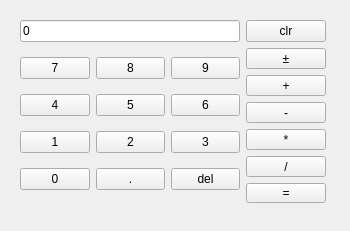
<?xml version="1.0" encoding="UTF-8"?>
<ui version="4.0">
 <class>Widget</class>
 <widget class="QWidget" name="Widget">
  <property name="geometry">
   <rect>
    <x>0</x>
    <y>0</y>
    <width>350</width>
    <height>231</height>
   </rect>
  </property>
  <property name="windowTitle">
   <string>calculator</string>
  </property>
  <widget class="QWidget" name="layoutWidget">
   <property name="geometry">
    <rect>
     <x>9</x>
     <y>9</y>
     <width>328</width>
     <height>205</height>
    </rect>
   </property>
   <layout class="QVBoxLayout" name="verticalLayout_3">
    <item>
     <layout class="QHBoxLayout" name="horizontalLayout_5">
      <item>
       <widget class="QLineEdit" name="lineEdit">
        <property name="layoutDirection">
         <enum>Qt::LeftToRight</enum>
        </property>
        <property name="text">
         <string>0</string>
        </property>
        <property name="maxLength">
         <number>32767</number>
        </property>
       </widget>
      </item>
      <item>
       <widget class="QPushButton" name="clr">
        <property name="text">
         <string>clr</string>
        </property>
       </widget>
      </item>
     </layout>
    </item>
    <item>
     <layout class="QHBoxLayout" name="horizontalLayout_6">
      <item>
       <layout class="QVBoxLayout" name="verticalLayout">
        <item>
         <layout class="QHBoxLayout" name="horizontalLayout_3">
          <item>
           <widget class="QPushButton" name="num7">
            <property name="text">
             <string>7</string>
            </property>
           </widget>
          </item>
          <item>
           <widget class="QPushButton" name="num8">
            <property name="text">
             <string>8</string>
            </property>
           </widget>
          </item>
          <item>
           <widget class="QPushButton" name="num9">
            <property name="text">
             <string>9</string>
            </property>
           </widget>
          </item>
         </layout>
        </item>
        <item>
         <layout class="QHBoxLayout" name="horizontalLayout_2">
          <item>
           <widget class="QPushButton" name="num4">
            <property name="text">
             <string>4</string>
            </property>
           </widget>
          </item>
          <item>
           <widget class="QPushButton" name="num5">
            <property name="text">
             <string>5</string>
            </property>
           </widget>
          </item>
          <item>
           <widget class="QPushButton" name="num6">
            <property name="text">
             <string>6</string>
            </property>
           </widget>
          </item>
         </layout>
        </item>
        <item>
         <layout class="QHBoxLayout" name="horizontalLayout">
          <item>
           <widget class="QPushButton" name="num1">
            <property name="text">
             <string>1</string>
            </property>
           </widget>
          </item>
          <item>
           <widget class="QPushButton" name="num2">
            <property name="text">
             <string>2</string>
            </property>
           </widget>
          </item>
          <item>
           <widget class="QPushButton" name="num3">
            <property name="text">
             <string>3</string>
            </property>
           </widget>
          </item>
         </layout>
        </item>
        <item>
         <layout class="QHBoxLayout" name="horizontalLayout_4">
          <item>
           <widget class="QPushButton" name="num0">
            <property name="text">
             <string>0</string>
            </property>
           </widget>
          </item>
          <item>
           <widget class="QPushButton" name="dot">
            <property name="text">
             <string>.</string>
            </property>
           </widget>
          </item>
          <item>
           <widget class="QPushButton" name="del">
            <property name="text">
             <string>del</string>
            </property>
           </widget>
          </item>
         </layout>
        </item>
       </layout>
      </item>
      <item>
       <layout class="QVBoxLayout" name="verticalLayout_2">
        <item>
         <widget class="QPushButton" name="pone">
          <property name="text">
           <string>±</string>
          </property>
         </widget>
        </item>
        <item>
         <widget class="QPushButton" name="add">
          <property name="text">
           <string>+</string>
          </property>
         </widget>
        </item>
        <item>
         <widget class="QPushButton" name="sub">
          <property name="text">
           <string>-</string>
          </property>
         </widget>
        </item>
        <item>
         <widget class="QPushButton" name="mul">
          <property name="text">
           <string>*</string>
          </property>
         </widget>
        </item>
        <item>
         <widget class="QPushButton" name="div">
          <property name="text">
           <string>/</string>
          </property>
         </widget>
        </item>
        <item>
         <widget class="QPushButton" name="equ">
          <property name="text">
           <string>=</string>
          </property>
         </widget>
        </item>
       </layout>
      </item>
     </layout>
    </item>
   </layout>
  </widget>
 </widget>
 <layoutdefault spacing="6" margin="11"/>
 <resources/>
 <connections/>
</ui>
